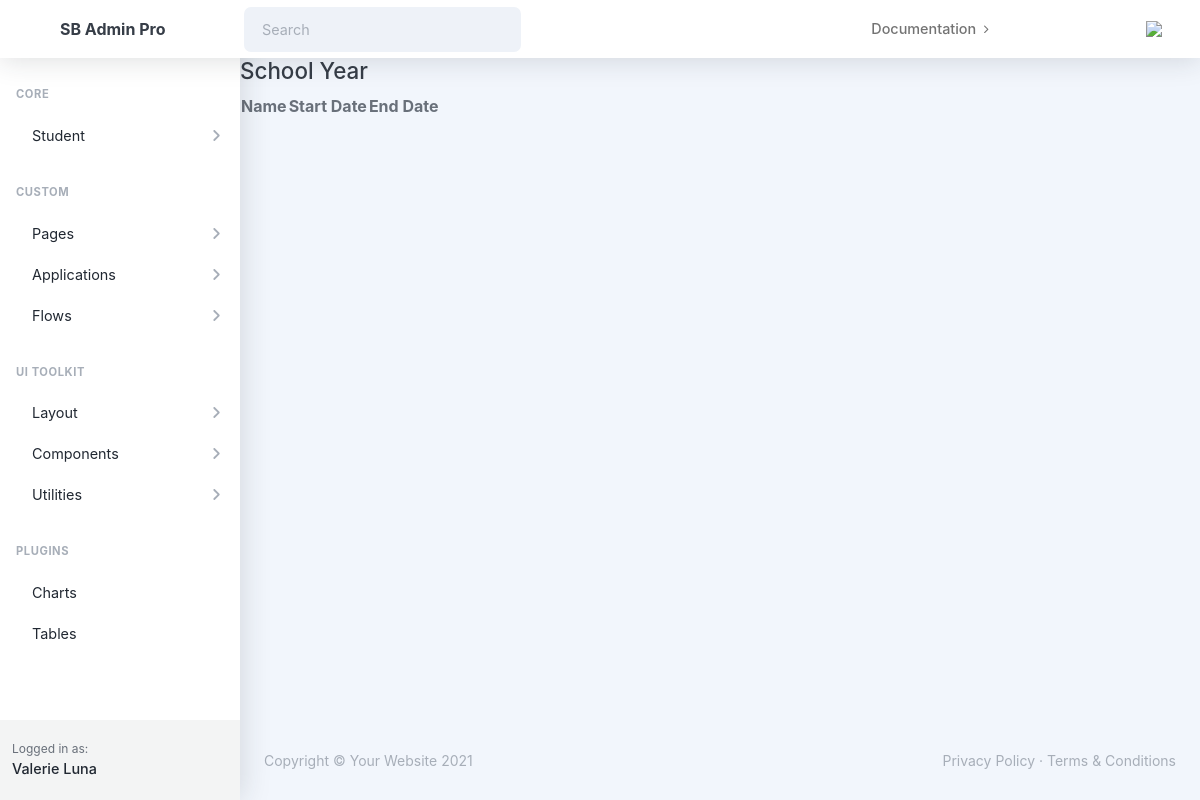
Page /academics/list_school_year/ on the earlier database version.
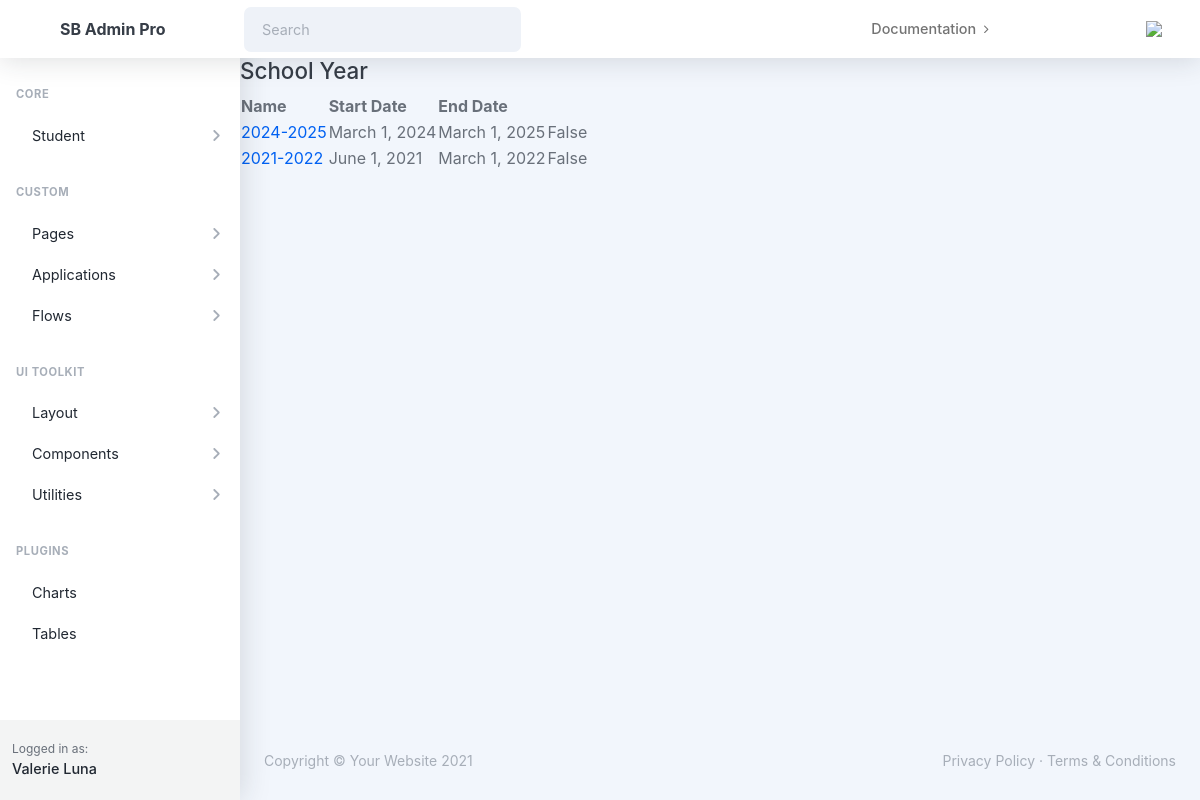
Same page on the later database version.
### academics/models.py (models this page shows, shortened)
class SchoolYear(models.Model):
    name = models.CharField(max_length=100, verbose_name=_("Name"), blank=True)
    start_date = models.DateField(verbose_name=_("Start Date"))
    end_date = models.DateField(verbose_name=_("End Date"))
    is_current = models.BooleanField(default=False, verbose_name=_("Is Current School Year"))
    class Meta:
        verbose_name = _("School Year")
        verbose_name_plural = _("School Years")
        ordering = ['-start_date']  # Orders the school years starting with the most recent

### academics/views.py (the view)
# urls.py: path('list_school_year/', list_school_year, name='list_school_year'),
def list_school_year(request):
    school_years = SchoolYear.objects.all()
    context = {
        'school_years': school_years,
    }
    return render(request, 'academics/list_school_year.html', context)

### academics/templates/academics/list_school_year.html
{% extends 'students/base.html' %}
{% block content %}
<h2>School Year</h2>
<table>
        <thead>
                <tr>
                        <th>Name</th>
                        <th>Start Date</th>
                        <th>End Date</th>
                </tr>
        </thead>
        <tbody>
                {% for school_year in school_years %}
                <tr>
                        <td>
                                <a href="{% url 'academics:view_school_year' school_year.id %}">
                                {{school_year.name}} </a>
                        </td>
                        <td> {{school_year.start_date}} </td>
                        <td>{{ school_year.end_date }}</td>
                        <td> {{ school_year.is_current }} </td>
                </tr>
                {% endfor %}
        </tbody>
</table>
{% endblock content %}

Differences in the rows shown:
added SchoolYear: name "2024-2025", start_date "March 1, 2024", end_date "March 1, 2025", is_current "False"
added SchoolYear: name "2021-2022", start_date "June 1, 2021", end_date "March 1, 2022", is_current "False"
